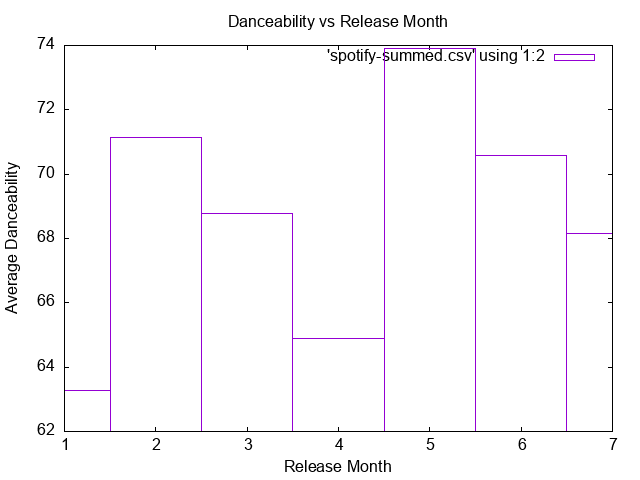

The script that saved this image:
set term png
set output 'danceVSmonth.png'
set title "Danceability vs Release Month"
set xlabel "Release Month"
set ylabel "Average Danceability"
plot 'spotify-summed.csv' using 1:2 with boxes
